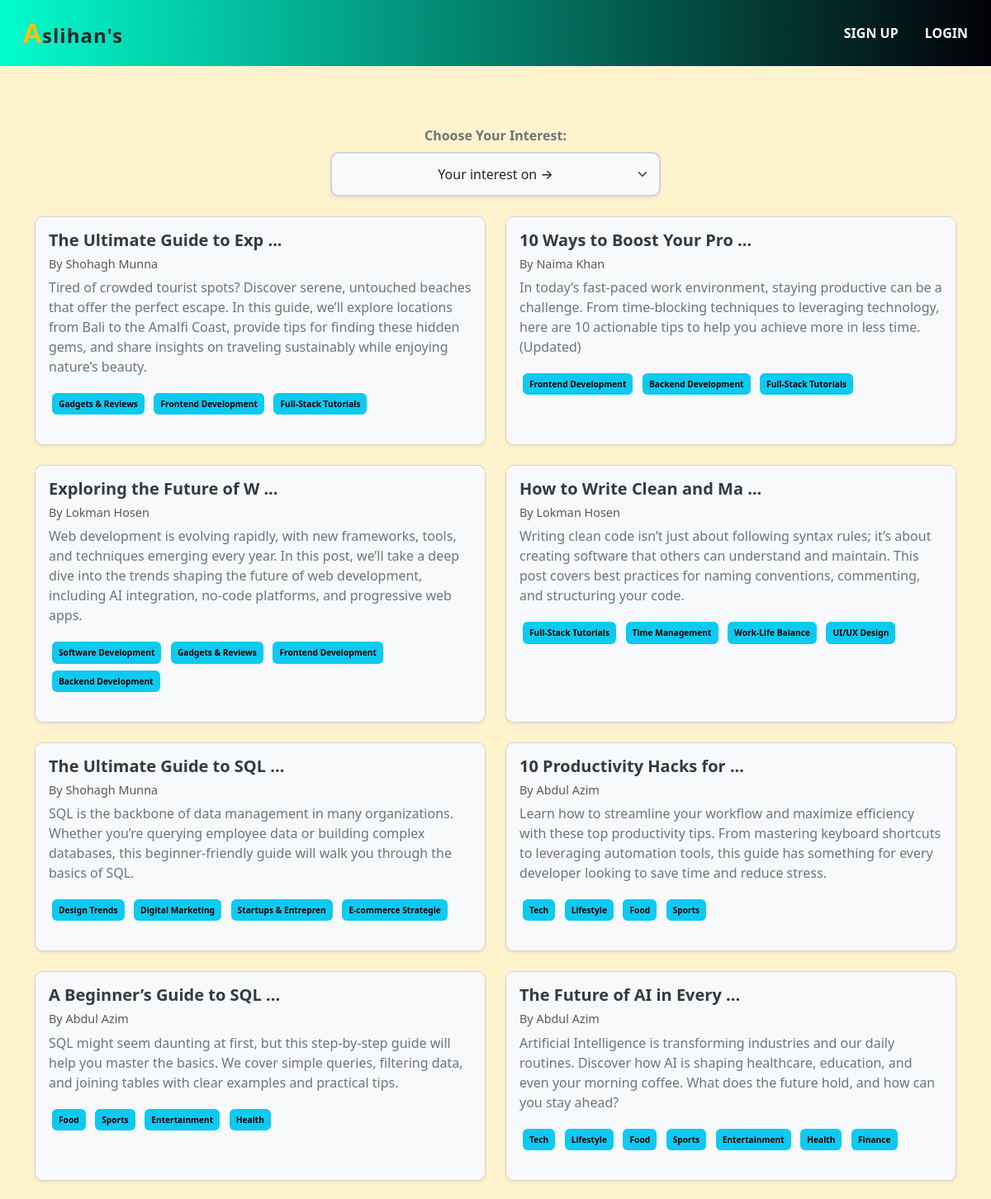
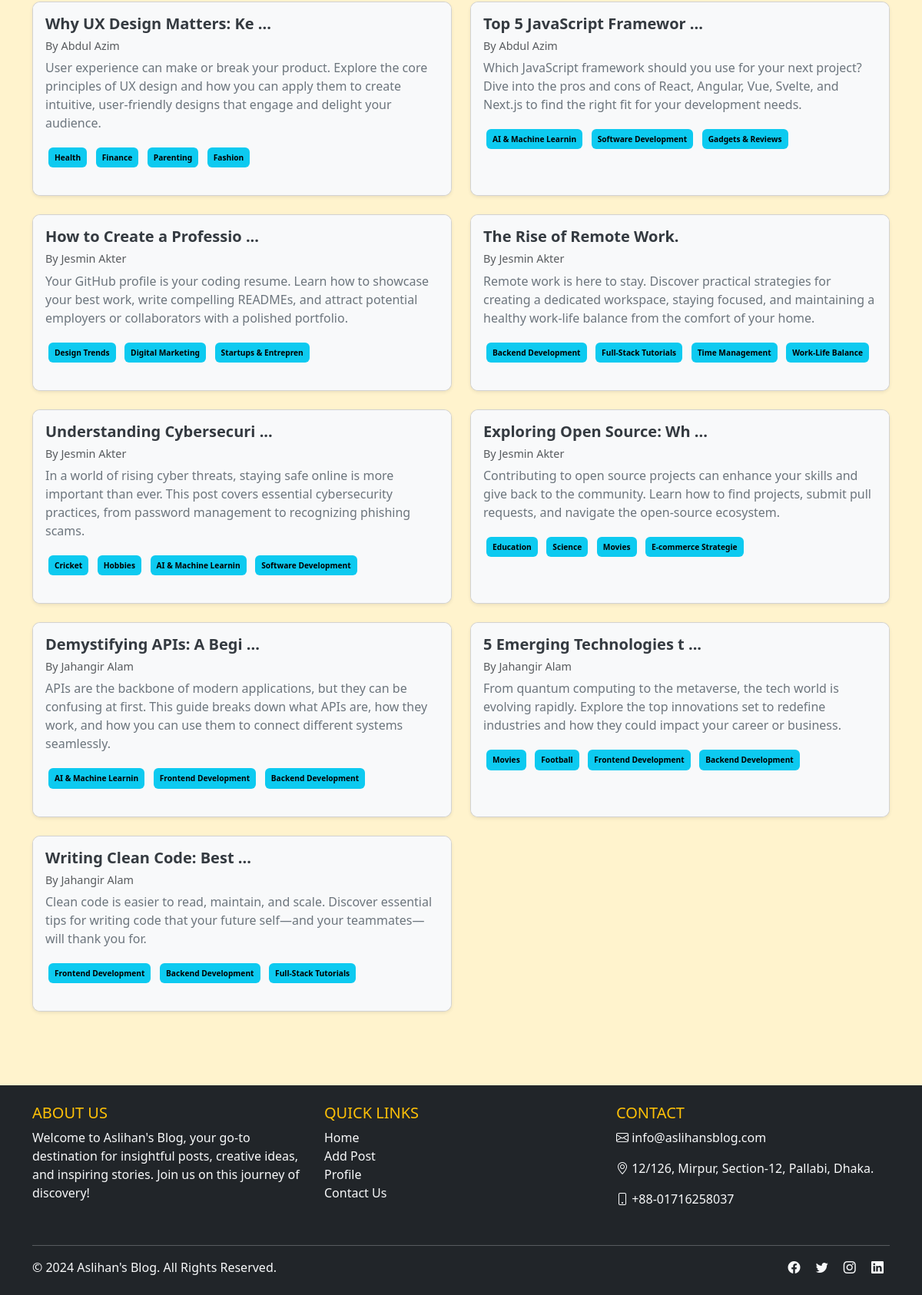
/, run on an earlier commit of the app's database (2 pictures, top to bottom).
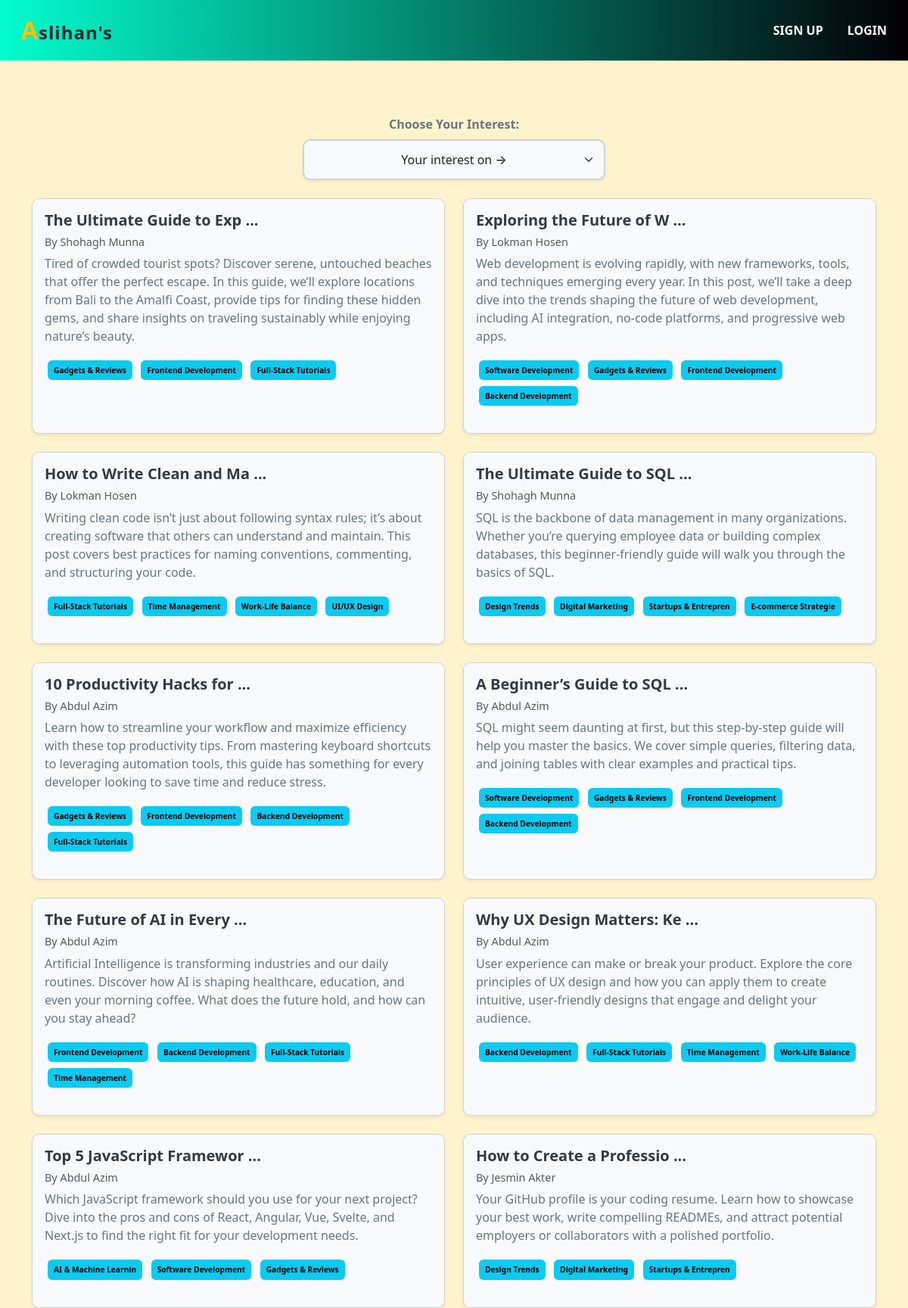
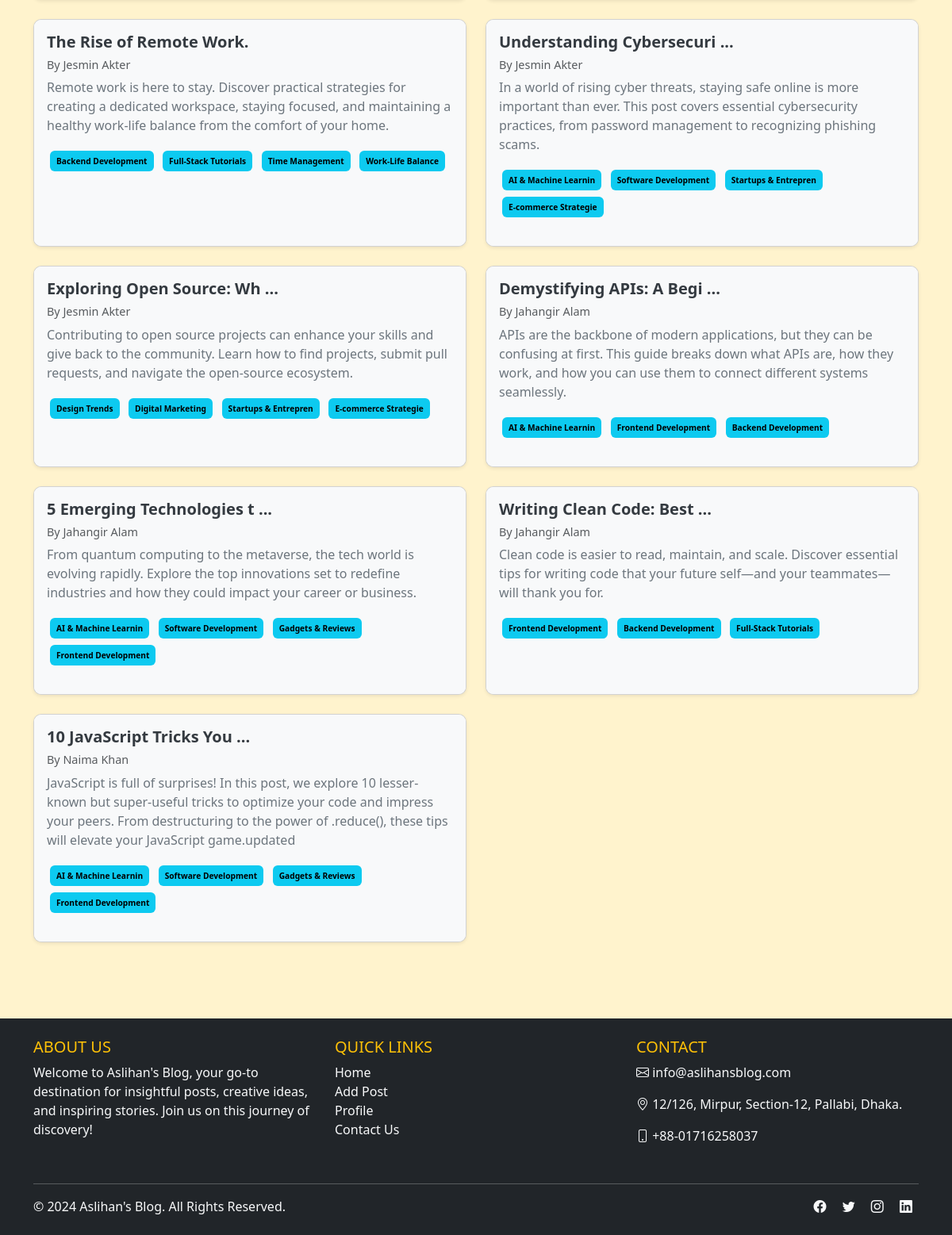
And on a later commit of the database (2 pictures, top to bottom).
### posts/models.py (models this page shows, shortened)
class Post(models.Model):
    title = models.CharField(max_length=50)
    content = models.TextField()
    category = models.ManyToManyField(Category)
    author = models.ForeignKey(User, on_delete=models.CASCADE)

### categories/models.py (models this page shows, shortened)
class Category(models.Model):
    name = models.CharField(max_length=20)
    slug = models.CharField(max_length=100, unique=True, null=True, blank = True)

### django_simple_blog_project/views.py (the view)
# urls.py: 2. Add a URL to urlpatterns:  path('', views.home, name='home')
def home(request, category_slug=None):
    author = Author.objects.all()
    data = Post.objects.all()
    if category_slug is not  None:
        data = Post.objects.filter(category__slug=category_slug)
    categories = Category.objects.all()
    return render(request, 'index.html', {'data': data, 'category': categories})

### templates/index.html (shortened to what this page needs)
{% extends "base.html" %} {% block content %}
<div class="container my-4">
  <div class="dropdown-container text-center mb-4">
    <label for="categorySelect" class="form-label fw-bold text-secondary">Choose Your Interest:</label>
    <select
      id="categorySelect"
      class="form-select shadow-sm"
      aria-label="Default select example"
      onchange="location = this.value"
      style="
        max-width: 400px;
        margin: auto;
        padding: 0.8rem;
        font-size: 1rem;
        font-weight: 500;
        border-radius: 10px;
        border: 2px solid #ced4da;
        background-color: #f8f9fa;
        transition: all 0.3s ease;
      "
    >
      <option class="text-center" value="" selected>Your interest on →</option>
    </select>
  </div>
  <div class="row">
    {% for post in data %}
    <div class="col-md-6 mb-4">
      <div
        class="card shadow-sm h-100"
        style="border-radius: 10px; overflow: hidden"
      >
        <div class="card-body" style="background-color: #f8f9fa">
          <h5 class="card-title" style="font-weight: bold; color: #343a40">
            {{ post.title|slice:":25" }} {% if post.title|length > 25 %} ...
            {% endif %}
          </h5>
          <h6 class="text-muted" style="font-size: 0.9em">
            By {{ post.author.first_name}} {{post.author.last_name}}
          </h6>
          <p class="card-text" style="color: #6c757d">
            {{ post.content|slice:":300" }}
          </p>
          <div style="font-size: 0.85em; margin-bottom: 1rem">
            {% for cat in post.category.all %}
            <span
              class="badge text-bg-info p-2 m-1"
              style="background-color: #6c757d"
              >{{ cat.name }}</span
            >
            {% endfor %}
          </div>
        </div>
      </div>
    </div>
    {% endfor %}
  </div>
</div>
{% endblock %}

What changed in the data, as far as the page shows it:
removed Post: title "10 Ways to Boost Your Pro", author.first_name "Naima", author.last_name "Khan", content "In today’s fast-paced work environment, staying productive can be a challenge. From time-blocking techniques to leveraging technology, here are 10 actionable tips to help you achieve more in less time.(Updated)", Category (name "Frontend Development"), Category (name "Backend Development"), Category (name "Full-Stack Tutorials")
removed Category: name "Tech"
removed Category: name "Lifestyle"
removed Category: name "Food"
removed Category: name "Sports"
removed Category: name "Entertainment"
removed Category: name "Health"
removed Category: name "Finance"
removed Category: name "Parenting", shown under Post "Why UX Design Matters: Ke"
removed Category: name "Fashion", shown under Post "Why UX Design Matters: Ke"
removed Category: name "Cricket", shown under Post "Understanding Cybersecuri"
removed Category: name "Hobbies", shown under Post "Understanding Cybersecuri"
removed Category: name "Education", shown under Post "Exploring Open Source: Wh"
removed Category: name "Science", shown under Post "Exploring Open Source: Wh"
removed Category: name "Movies"
removed Category: name "Football", shown under Post "5 Emerging Technologies t"
changed Post "10 Productivity Hacks for": gains Category (name "Gadgets & Reviews"); gains Category (name "Frontend Development"); gains Category (name "Backend Development"); gains Category (name "Full-Stack Tutorials")
changed Post "A Beginner’s Guide to SQL": gains Category (name "Software Development"); gains Category (name "Gadgets & Reviews"); gains Category (name "Frontend Development"); gains Category (name "Backend Development")
changed Post "The Future of AI in Every": gains Category (name "Frontend Development"); gains Category (name "Backend Development"); gains Category (name "Full-Stack Tutorials"); gains Category (name "Time Management")
changed Post "Why UX Design Matters: Ke": gains Category (name "Backend Development"); gains Category (name "Full-Stack Tutorials"); gains Category (name "Time Management"); gains Category (name "Work-Life Balance")
changed Post "Understanding Cybersecuri": gains Category (name "Startups & Entrepren"); gains Category (name "E-commerce Strategie")
changed Post "Exploring Open Source: Wh": gains Category (name "Design Trends"); gains Category (name "Digital Marketing"); gains Category (name "Startups & Entrepren")
changed Post "5 Emerging Technologies t": gains Category (name "AI & Machine Learnin"); gains Category (name "Software Development"); gains Category (name "Gadgets & Reviews"); loses Category (name "Backend Development")
added Post: title "10 JavaScript Tricks You", author.first_name "Naima", author.last_name "Khan", content "JavaScript is full of surprises! In this post, we explore 10 lesser-known but super-useful tricks to optimize your code and impress your peers. From destructuring to the power of .reduce(), these tips will elevate your JavaScript game.updated", Category (name "AI & Machine Learnin"), Category (name "Software Development"), Category (name "Gadgets & Reviews"), Category (name "Frontend Development")
